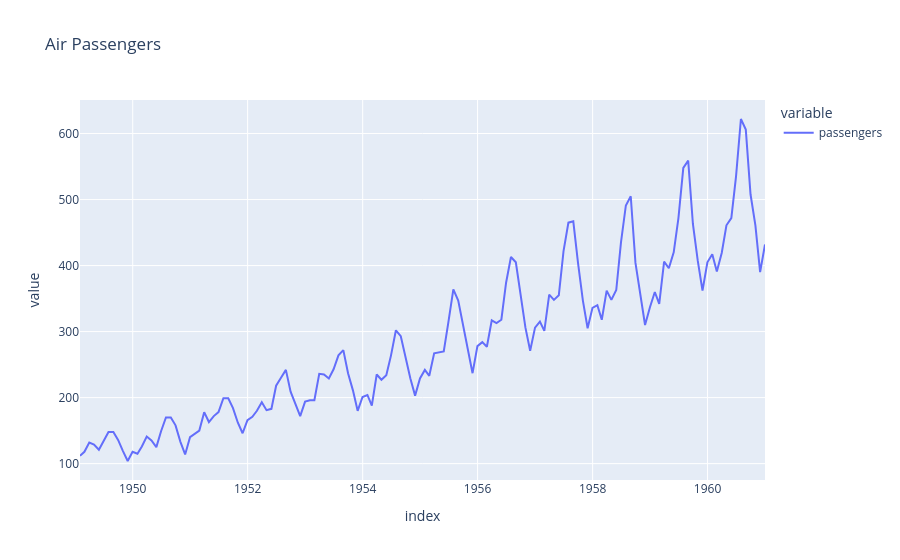

Notebook source saved alongside this figure:
### Code cell
airp_df.plot(
    backend='plotly', 
    title=f'Air Passengers'
)

### Figure 1 — Plotly figure (JSON) as saved in the notebook; plotly's stock layout.template omitted (floating-point values rounded to 4 significant figures; data arrays with more than 128 entries replaced by an {"elided": "..."} marker saying what was removed)
{"data": [{"hovertemplate": "variable=passengers<br>index=%{x}<br>value=%{y}<extra></extra>", "legendgroup": "passengers", "line": {"color": "#636efa", "dash": "solid"}, "marker": {"symbol": "circle"}, "mode": "lines", "name": "passengers", "orientation": "v", "showlegend": true, "type": "scatter", "x": {"elided": "144 str values"}, "xaxis": "x", "y": {"elided": "144 int values"}, "yaxis": "y"}], "layout": {"legend": {"title": {"text": "variable"}, "tracegroupgap": 0}, "title": {"text": "Air Passengers"}, "xaxis": {"anchor": "y", "domain": [0, 1], "title": {"text": "index"}}, "yaxis": {"anchor": "x", "domain": [0, 1], "title": {"text": "value"}}}}
